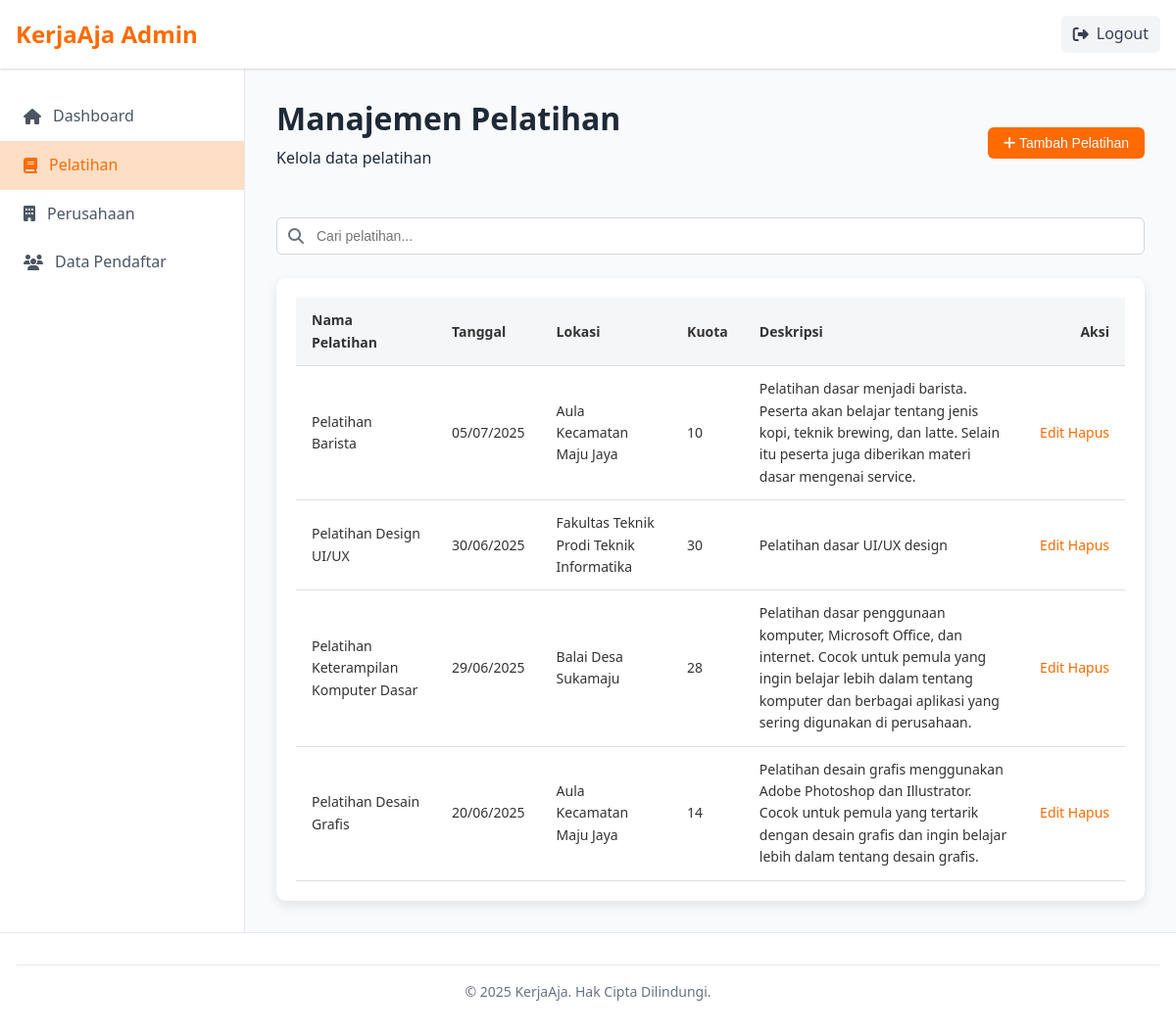
Page /Admin/admin-pelatihan.php (signed in) on the committed database.
### tables this page shows
CREATE TABLE `pelatihan` (
  `pelatihan_id` int(11) NOT NULL,
  `nama` varchar(150) NOT NULL,
  `lokasi` varchar(100) DEFAULT NULL,
  `tanggal` date DEFAULT NULL,
  `kuota` int(10) NOT NULL,
  `deskripsi` text DEFAULT NULL,
  `created_by` int(11) DEFAULT NULL
);

### Admin/admin-pelatihan.php (the view, shortened to what this page needs)
<?php
include '../auth/koneksi.php';
$dataPelatihan = [];
$query = "SELECT * FROM pelatihan ORDER BY tanggal DESC";
$result = mysqli_query($conn, $query);
if ($result && mysqli_num_rows($result) > 0) {
    while ($row = mysqli_fetch_assoc($result)) {
        $dataPelatihan[] = $row;
    }
}
?>
<!DOCTYPE html>
<html lang="id">
<head>
    <link rel="stylesheet" href="../css/style.css" />
    <link rel="stylesheet" href="../css/notifications.css" />
    <link rel="stylesheet" href="../css/admin-notifications.css" />
    <link rel="stylesheet" href="https://cdnjs.cloudflare.com/ajax/libs/font-awesome/6.4.0/css/all.min.css" />
</head>
<body>
    <header class="header">
        <div class="container">
            <div class="logo">
                <a href="admin-dashboard.php">KerjaAja Admin</a>
            </div>
            <nav class="nav">
                <ul>
                    <li>
                        <a href="../index.php" id="logoutBtn" class="btn-logout"> <i
                                class="fas fa-sign-out-alt"></i>Logout </a>
                    </li>
                </ul>
            </nav>
        </div>
    </header>
    <div class="dashboard-container">
        <aside class="sidebar">
            <nav class="sidebar-nav">
                <ul>
                    <li><a href="admin-dashboard.php"><i class="fas fa-home"></i> Dashboard</a></li>
                    <li><a href="admin-pelatihan.php" class="active"><i class="fas fa-book"></i> Pelatihan</a></li>
                    <li><a href="admin-perusahaan.php"><i class="fas fa-building"></i> Perusahaan</a></li>
                    <li><a href="admin-pendaftar.php"><i class="fas fa-users"></i> Data Pendaftar</a></li>
                </ul>
            </nav>
        </aside>
        <main class="main-content">
            <div class="page-header-actions">
                <div>
                    <h1>Manajemen Pelatihan</h1>
                    <p>Kelola data pelatihan</p>
                </div>
                <button class="btn btn-primary" id="addTrainingBtn"><i class="fas fa-plus"></i> Tambah
                    Pelatihan</button>
            </div>
            <div class="search-container">
                <div class="search-input">
                    <i class="fas fa-search"></i>
                    <input type="text" id="searchTraining" placeholder="Cari pelatihan..." />
                </div>
            </div>
            <div class="data-table-container">
                <table class="data-table" id="trainingTable">
                    <thead>
                        <tr>
                            <th>Nama Pelatihan</th>
                            <th>Tanggal</th>
                            <th>Lokasi</th>
                            <th>Kuota</th>
                            <th>Deskripsi</th>
                            <th class="text-right">Aksi</th>
                        </tr>
                    </thead>
                    <tbody>
                        <?php if (count($dataPelatihan) > 0): ?>
                        <?php foreach ($dataPelatihan as $pelatihan): ?>
                        <tr>
                            <td><?= htmlspecialchars($pelatihan['nama']) ?></td>
                            <td><?= date("d/m/Y", strtotime($pelatihan['tanggal'])) ?></td>
                            <td><?= htmlspecialchars($pelatihan['lokasi']) ?></td>
                            <td><?= htmlspecialchars($pelatihan['kuota']) ?></td>
                            <td><?= htmlspecialchars($pelatihan['deskripsi']) ?></td>
                            <td class="text-right">
                                <div class="action-buttons">
                                    <a href="edit_pelatihan.php?id=<?= $pelatihan['pelatihan_id'] ?>"
                                        class="edit-btn">Edit</a>
                                    <a href="delete_pelatihan.php?id=<?= $pelatihan['pelatihan_id'] ?>"
                                        onclick="return confirm('Hapus data ini?')">Hapus</a>
                                </div>
                            </td>
                        </tr>
                        <?php endforeach; ?>
                        <?php else: ?>
                        <tr>
                            <td colspan="6" style="text-align:center;">Belum ada data pelatihan.</td>
                        </tr>
                        <?php endif; ?>
                    </tbody>
                </table>
            </div>
        </main>
    </div>
    <footer class="footer">
        <div class="container">
            <div class="footer-bottom">
                <p>&copy; 2025 KerjaAja. Hak Cipta Dilindungi.</p>
            </div>
        </div>
    </footer>
</body>
</html>

### css/style.css (style rules this page uses)
:root { --primary-color: #ff6b00; --primary-dark: #ae4900; --primary-light: #ffdec6; --secondary-color: #6b7280; --success-color: #10b981; --danger-color: #ef4444; --warning-color: #f59e0b; --info-color: #3b82f6; --dark-color: #1f2937; --light-color: #f9fafb; --gray-100: #f3f4f6; --gray-200: #e5e7eb; --gray-300: #d1d5db; --gray-400: #9ca3af; --gray-500: #6b7280; --gray-600: #4b5563; --gray-700: #374151; --gray-800: #1f2937; --gray-900: #111827; --border-radius: 0.375rem; --box-shadow: 0 1px 3px 0 rgba(0, 0, 0, 0.1), 0 1px 2px 0 rgba(0, 0, 0, 0.06); --transition: all 0.3s ease; }
* { margin: 0; padding: 0; box-sizing: border-box; }
body { font-family: "Segoe UI", Tahoma, Geneva, Verdana, sans-serif; line-height: 1.6; color: var(--gray-800); background: linear-gradient(135deg, var(--primary-light) 0%, #fff 100%); }
a { text-decoration: none; color: var(--primary-color); }
ul { list-style: none; }
.container { width: 100%; max-width: 1200px; margin: 0 auto; padding: 0 1rem; }
.text-right { text-align: right; }
h1, h2, h3, h4, h5, h6 { font-weight: 600; line-height: 1.2; margin-bottom: 0.5rem; }
h1 { font-size: 2rem; }
p { margin-bottom: 1rem; }
.btn { display: inline-block; padding: 0.5rem 1rem; border-radius: var(--border-radius); font-weight: 500; text-align: center; cursor: pointer; transition: var(--transition); border: none; font-size: 0.875rem; }
.btn-primary { background-color: var(--primary-color); color: white; }
.header { background-color: white; box-shadow: var(--box-shadow); padding: 1rem 0; position: sticky; top: 0; z-index: 100; }
.header .container { display: flex; justify-content: space-between; align-items: center; }
.logo a { font-size: 1.5rem; font-weight: 700; color: var(--primary-color); }
.nav ul { display: flex; gap: 1.5rem; }
.nav a { color: var(--gray-600); font-weight: 500; transition: var(--transition); }
.btn-logout { display: flex; align-items: center; gap: 0.5rem; padding: 0.375rem 0.75rem; background-color: var(--gray-100); border-radius: var(--border-radius); color: var(--gray-700) !important; }
.footer { background-color: white; padding: 2rem 0 1rem; border-top: 1px solid var(--gray-200); }
.footer-bottom { text-align: center; padding-top: 1rem; border-top: 1px solid var(--gray-200); color: var(--gray-500); font-size: 0.875rem; }
.dashboard-container { display: flex; min-height: calc(100vh - 140px); }
.sidebar { width: 250px; background-color: white; border-right: 1px solid var(--gray-200); padding: 1.5rem 0; }
.sidebar-nav { display: flex; flex-direction: column; gap: 0.5rem; }
.sidebar-nav a { display: flex; align-items: center; gap: 0.75rem; padding: 0.75rem 1.5rem; color: var(--gray-600); font-weight: 500; transition: var(--transition); }
.sidebar-nav a.active { background-color: var(--primary-light); color: var(--primary-color); }
.main-content { flex: 1; padding: 2rem; overflow-y: auto; }
.page-header-actions { display: flex; justify-content: space-between; align-items: center; margin-bottom: 2rem; }
.search-container { margin-bottom: 1.5rem; }
.search-input { position: relative; }
.search-input i { position: absolute; left: 0.75rem; top: 50%; transform: translateY(-50%); color: var(--gray-500); }
.search-input input { width: 100%; padding: 0.625rem 0.625rem 0.625rem 2.5rem; border: 1px solid var(--gray-300); border-radius: var(--border-radius); font-size: 0.875rem; transition: var(--transition); }
.data-table-container { width: 100%; overflow-x: auto; background: #fff; border-radius: 10px; padding: 20px; box-shadow: 0 4px 12px rgba(0, 0, 0, 0.1); margin-top: 20px; }
.data-table { width: 100%; border-collapse: collapse; font-family: "Segoe UI", Tahoma, Geneva, Verdana, sans-serif; font-size: 14px; color: #333; }
.data-table thead { background-color: #f4f6f8; }
.data-table th, .data-table td { padding: 12px 16px; text-align: left; border-bottom: 1px solid #e0e0e0; }
.data-table th.text-right, .data-table td.text-right { text-align: right; }
.data-table td:last-child { white-space: nowrap; }
.main-content { min-height: 100vh; background: #f8fafc; }

### rows in the picture
pelatihan: nama "Pelatihan Barista", tanggal "05/07/2025", lokasi "Aula Kecamatan Maju Jaya", kuota "10", deskripsi "Pelatihan dasar menjadi barista. Peserta akan belajar tentang jenis kopi, teknik brewing, dan latte. Selain itu peserta juga diberikan materi dasar mengenai service."
pelatihan: nama "Pelatihan Design UI/UX", tanggal "30/06/2025", lokasi "Fakultas Teknik Prodi Teknik Informatika", kuota "30", deskripsi "Pelatihan dasar UI/UX design"
pelatihan: nama "Pelatihan Keterampilan Komputer Dasar", tanggal "29/06/2025", lokasi "Balai Desa Sukamaju", kuota "28", deskripsi "Pelatihan dasar penggunaan komputer, Microsoft Office, dan internet. Cocok untuk pemula yang ingin belajar lebih dalam tentang komputer dan berbagai aplikasi yang sering digunakan di perusahaan."
pelatihan: nama "Pelatihan Desain Grafis", tanggal "20/06/2025", lokasi "Aula Kecamatan Maju Jaya", kuota "14", deskripsi "Pelatihan desain grafis menggunakan Adobe Photoshop dan Illustrator. Cocok untuk pemula yang tertarik dengan desain grafis dan ingin belajar lebih dalam tentang desain grafis."
